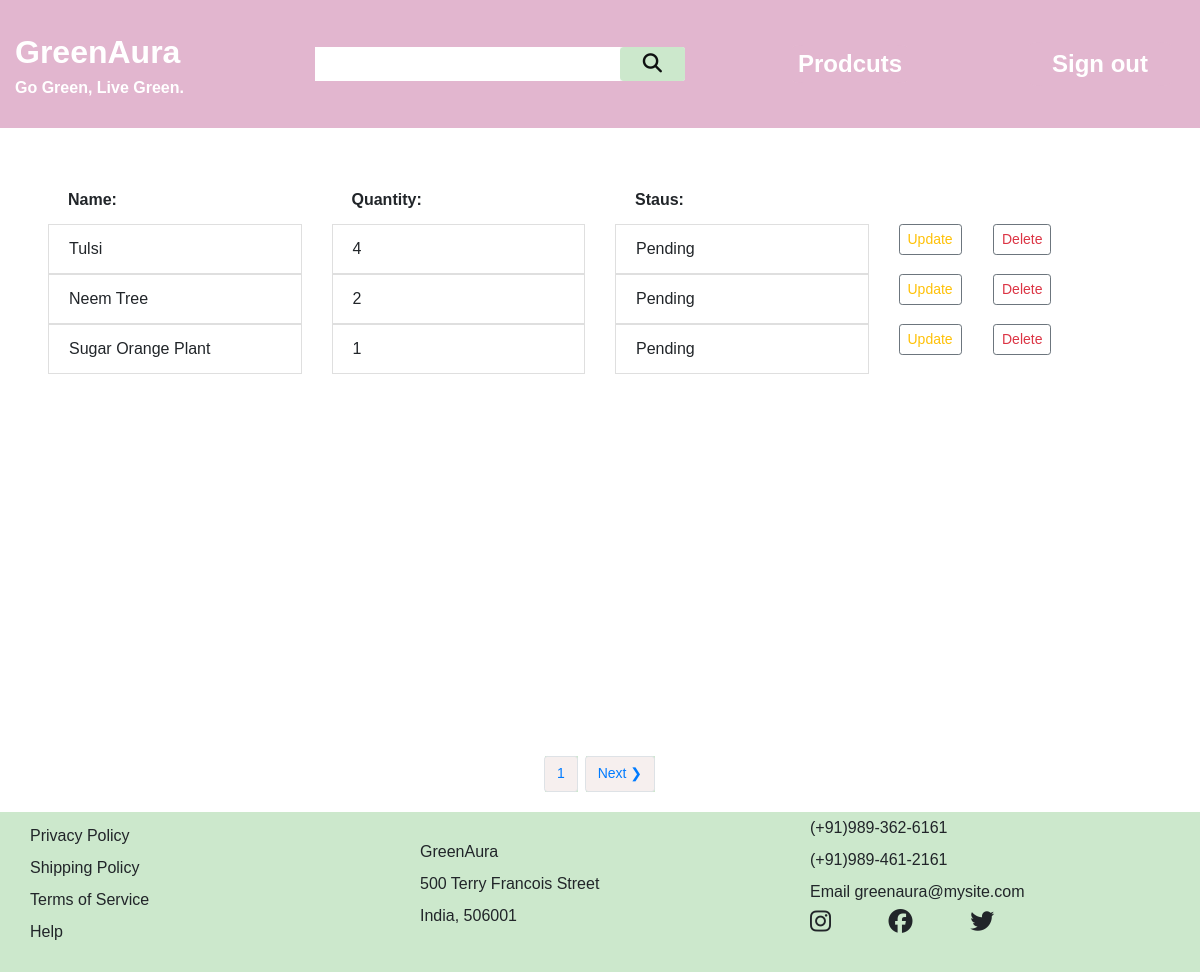
Page /admin-orders-page/ (signed in) on the committed database.
### users/models.py (models this page shows, shortened)
class Order(models.Model):
    STATUS=(
        ('Pending','pending'),
        ('Out for delivery', 'out for devilvery'),
        ('Delivered','delivered')
    )
    user=models.ForeignKey(CustomUser,null=True,on_delete=models.SET_NULL)
    product=models.ForeignKey(Product,null=True,on_delete=models.SET_NULL)
    quantity=models.IntegerField(default=0,null=True,blank=True)
    status=models.CharField(max_length=200,null=True,blank=True,choices=STATUS)
    in_cart=models.BooleanField(default=True)
    date_created=models.DateTimeField(auto_now_add=True,null=True)
    id=models.UUIDField(default=uuid.uuid4, unique=True, primary_key=True,editable=True)

### products/models.py (models this page shows)
class Product(models.Model):
    name = models.CharField(max_length = 50)
    price = models.IntegerField(default = 0)
    category = models.ForeignKey(Category , on_delete=models.CASCADE, default=1)
    placement=models.CharField(max_length = 200, default = "", null=True, blank=True)
    description = models.CharField(max_length = 200, default = "", null=True, blank=True)
    image = models.ImageField(upload_to ='products/')
    id=models.UUIDField(default=uuid.uuid4,unique=True,primary_key=True,editable=False)
    class Meta:
        ordering = ['category']
    def __str__(self):
        return self.name

### users/decorators.py (the view)
    def wrapper_function(request,*args,**kwargs):
        group=None
        if request.user.groups.exists():
            groupList=request.user.groups.all()
        for group in groupList:
            if group.name == 'customers':
                return redirect('home')
            if group.name == 'admin':
                return view_func(request,*args,**kwargs)

### products/utils.py (called while the page is built)
def paginationProducts(request,products,results):
    page=request.GET.get('page')
    results=3
    paginator=Paginator(products,results)
    try:
        products=paginator.page(page)
    except PageNotAnInteger:
        page=1
        products=paginator.page(page)
    except EmptyPage:
        page=paginator.num_pages # last page
        products=paginator.page(page)
    leftIndex=(int(page) - 1)
    if leftIndex < 1:
        leftIndex=1
    rightIndex=(int(page) + 1)
    if rightIndex > paginator.num_pages:
        rightIndex=paginator.num_pages+1
    custom_range=range(leftIndex,rightIndex)
    return custom_range,products

### products/views.py (called while the page is built)
@login_required(login_url='loginUser')
@admin_only
def admin_orders_page(request):
    orders=Order.objects.all()
    custom_range,orders=paginationProducts(request,orders,6)
    context={'orders':orders,'custom_range':custom_range}
    return render(request,'admin-orders-page.html',context)

### users/templatetags/custom_tags.py (called while the page is built)
@register.filter(name='in_group')
def in_group(user, group_name):
    return user.groups.filter(name=group_name).exists()

### templates/admin-orders-page.html (shortened to what this page needs)
{% extends 'main.html' %}
{% block content %}
<div class="orders-details-container h-75">
    <div id="order-list" class="details-container d-none d-flex flex-row justify-content-center m-4 p-4">
        <div class="row">
          <div class="col-sm-3">
            <div class="list-group-item border-0"><b>Name:</b></div>
          </div>
          <div class="col-sm-3">
            <div class="list-group-item border-0"><b>Quantity: </b></div>
          </div>
          <div class="col-sm-2">
            <div class="list-group-item border-0"><b>Staus: </b></div>
          </div>
          <div class="col-sm-2">
          </div>
          <div class="col-sm-2">
          </div>
          {% for order in orders %}
          <div class="col-sm-3">
            <div class="list-group-item">{{order.product}}</div>
          </div>
          <div class="col-sm-3">
            <div class="list-group-item">{{order.quantity}}</div>
          </div>
          <div class="col-sm-3">
            <div class="list-group-item">{{order.status}}</div>
          </div>
          <div class="col-sm-1">
              <a href="{% url 'update_order' order.id %}" class="btn btn-sm btn-outline-secondary text-warning" >Update</a>
          </div>
          <div class="col-sm-2">
            <form method="post" action="{% url 'delete_order' order.id %}">
              <button type="submit" class="btn btn-sm btn-outline-secondary text-danger">Delete</button>
             </form>
          </div>
          {% endfor %}
        </div>
      </div>
</div>
{% include 'pagination.html' with queryset=orders custom_range=custom_range %}
{% endblock content %}

### static/styles/app.css (style rules this page uses)
* { margin:0; font-family:Arial; border:border-box; }
html,body { height: 100%; margin: 0; }

### rows in the picture
Order: product "Tulsi", quantity "4", status "Pending"
Order: product "Neem Tree", quantity "2", status "Pending"
Order: product "Sugar Orange Plant", quantity "1", status "Pending"

### other values in the picture
{{ page }} "1"
